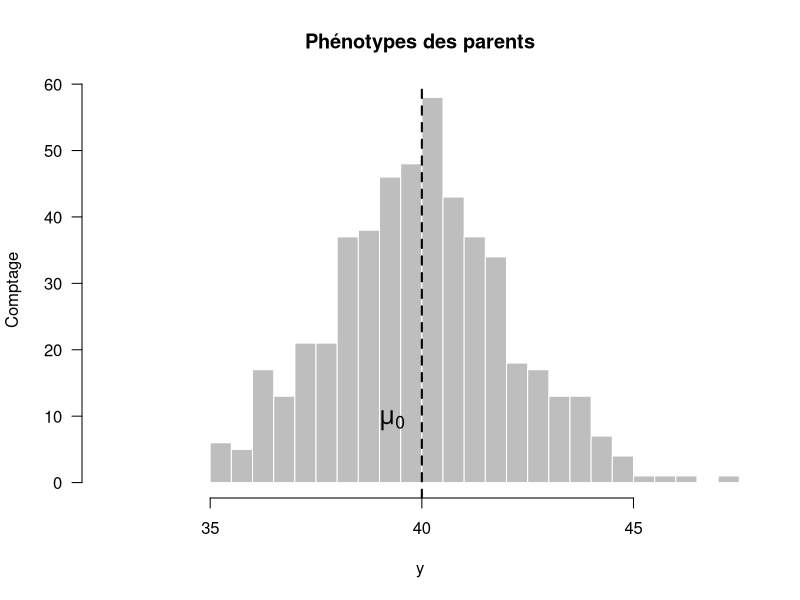
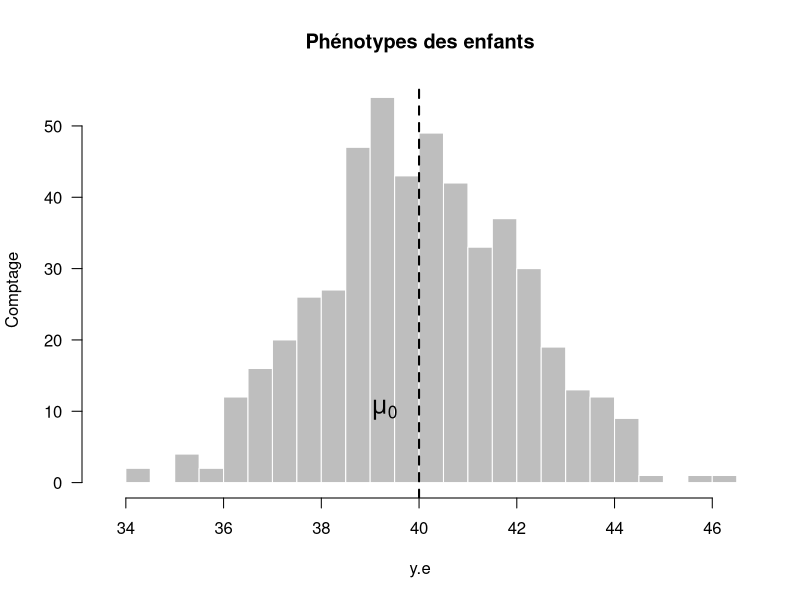
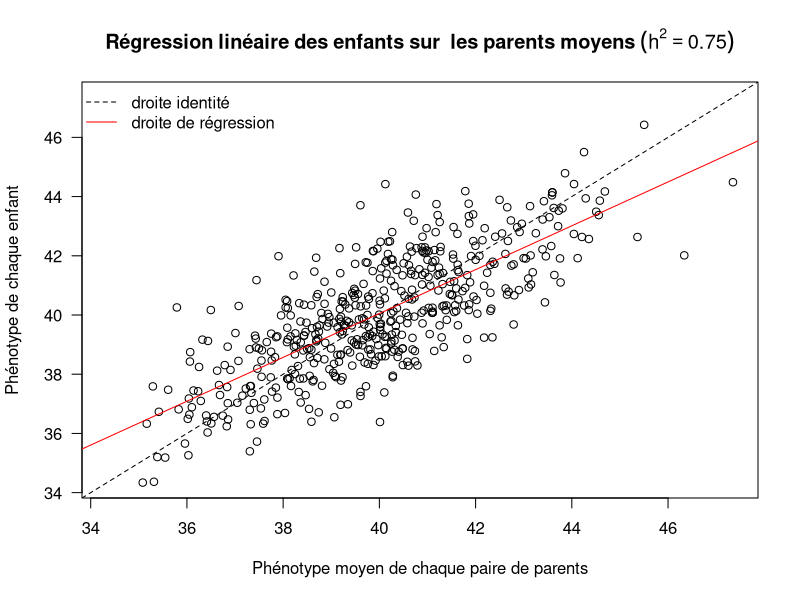
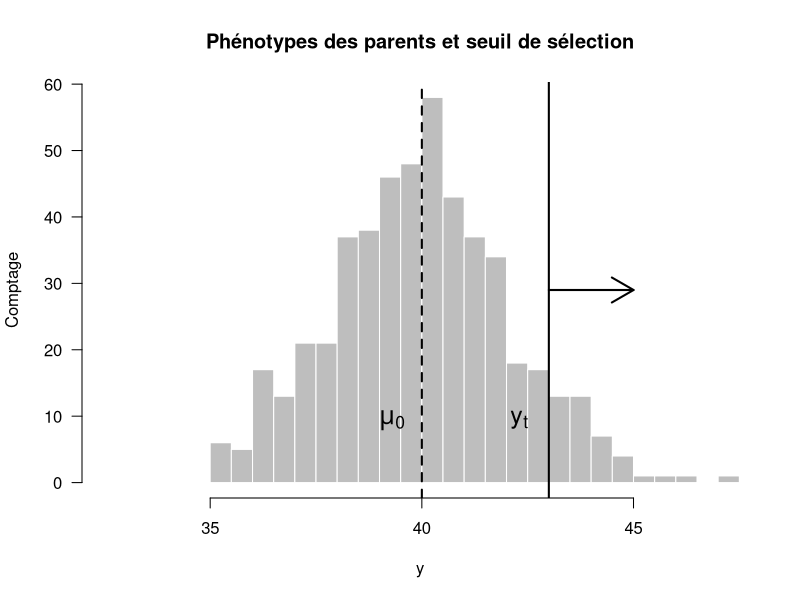
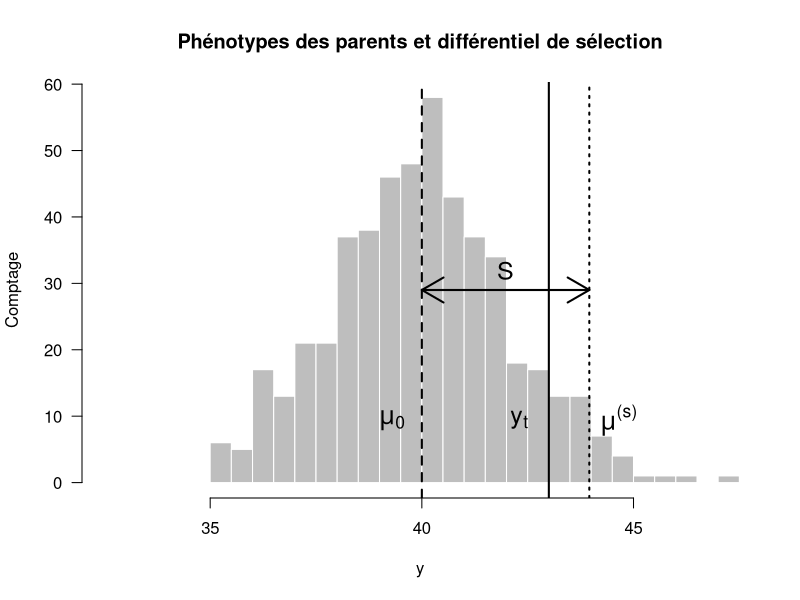
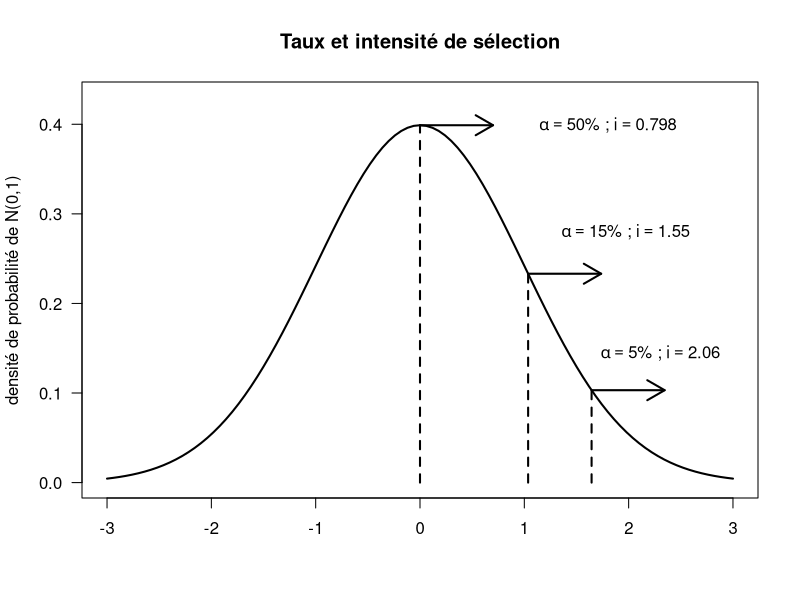
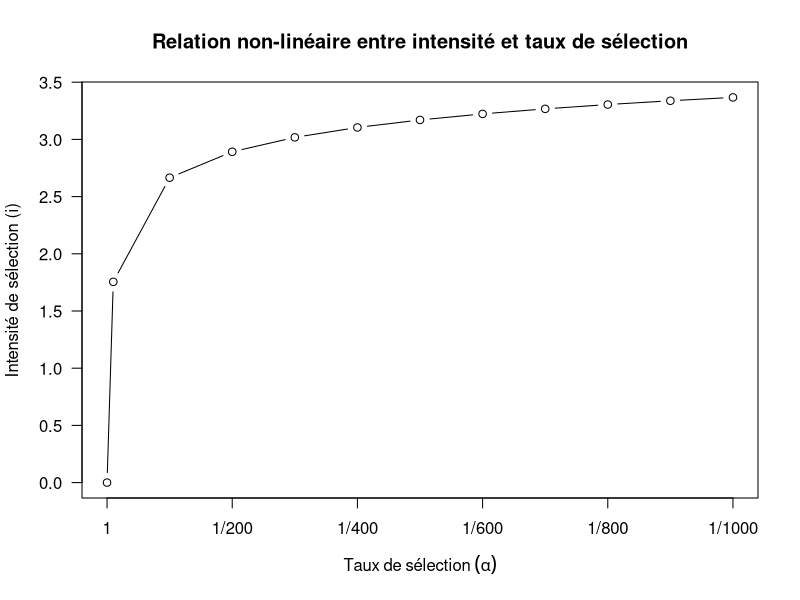
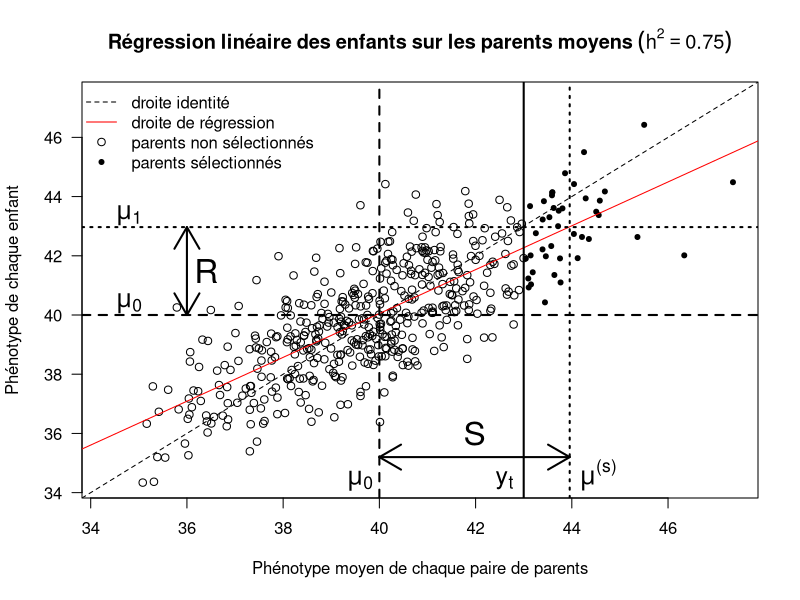

Write the R code that produced these figures, in order.
## ---- chunk 1
##`
## https://github.com/vspinu/polymode/issues/147#issuecomment-399745611
R.v.maj <- as.numeric(R.version$major)
R.v.min.1 <- as.numeric(strsplit(R.version$minor, "\\.")[[1]][1])
if(R.v.maj < 2 || (R.v.maj == 2 && R.v.min.1 < 15))
  stop("requires R >= 2.15", call.=FALSE)

suppressPackageStartupMessages(library(knitr))
opts_chunk$set(echo=TRUE, warning=TRUE, message=TRUE, cache=FALSE, fig.align="center")

options(digits=3)
## ---- chunk 2
suppressPackageStartupMessages(library(MASS))
## ---- chunk 3
set.seed(1859)
I <- 500
J <- 1
N <- I * J
mu.0 <- 40
mean.midparents <- mu.0
mean.offsprings <- mu.0
sigma.a2 <- 3
sigma2 <- 1
var.midparents <- sigma.a2 + sigma2
var.offsprings <- sigma.a2 + sigma2
(h2 <- sigma.a2 / (sigma.a2 + sigma2))
covar.midpar.off <- h2 * var.midparents
Sigma <- matrix(c(var.midparents, covar.midpar.off,
                  covar.midpar.off, var.offsprings),
                nrow=2, ncol=2)
all.y <- mvrnorm(n=N, mu=c(mean.midparents, mean.offsprings),
                 Sigma=Sigma)
y <- all.y[,1]   # mid-parents
y.e <- all.y[,2] # offsprings
## ---- chunk 4
half.y <- max(mean(y) - min(y), max(y) - mean(y))
xlim.y <- c(mean(y) - half.y, mean(y) + half.y)
tmp <- hist(x=y, breaks="FD", xlim=xlim.y,
            col="grey", border="white", las=1,
            main="Phénotypes des parents", ylab="Comptage")
y1 <- quantile(tmp$counts, 0.35)
abline(v=mu.0, lty=2, lwd=2)
text(x=mu.0-0.7, y=y1, labels=expression(mu["0"]), cex=1.5)
half.y.e <- max(mean(y.e) - min(y.e), max(y.e) - mean(y.e))
xlim.y.e <- c(mean(y.e) - half.y.e, mean(y.e) + half.y.e)
tmp <- hist(x=y.e, breaks="FD", xlim=xlim.y.e,
            col="grey", border="white", las=1,
            main="Phénotypes des enfants", ylab="Comptage")
y.e1 <- quantile(tmp$counts, 0.35)
abline(v=mu.0, lty=2, lwd=2)
text(x=mu.0-0.7, y=y.e1, labels=expression(mu["0"]), cex=1.5)
## ---- chunk 5
lang <- "fr"
xylim <- range(c(y, y.e))
plot(x=y, y=y.e, las=1, pch=1,
     xlim=xylim, ylim=xylim,
     xlab=ifelse(lang == "fr",
                 "Phénotype moyen de chaque paire de parents",
                 "Average phenotypes of each parental pair"),
     ylab=ifelse(lang == "fr",
                 "Phénotype de chaque enfant",
                 "Phenotypes of each offspring"))
if(lang == "fr"){
  title(main=bquote(bold(Régression~linéaire~des~enfants~sur~"\n"~les~parents~moyens)~(h^2==.(h2))))
} else
  title(main=bquote(bold(Linear~regression~of~offsprings~on~average~"\n"~parents)~(h^2==.(h2))))
abline(a=0, b=1, lty=2)
abline(lm(y.e ~ y), col="red")
legend("topleft",
       legend=c(ifelse(lang == "fr", "droite identité",
                       "identity line"),
                ifelse(lang == "fr", "droite de régression",
                       "regression line")),
       lty=c(2,1), pch=c(-1,-1), col=c("black","red"), bty="n")
## ---- chunk 6
tmp <- hist(x=y, breaks="FD", xlim=xlim.y,
            col="grey", border="white", las=1,
            main="Phénotypes des parents et seuil de sélection",
            ylab="Comptage")
y2 <- 0.5*max(tmp$counts)
abline(v=mu.0, lty=2, lwd=2)
text(x=mu.0-0.7, y=y1, labels=expression(mu["0"]), cex=1.5)
y.t <- 43
abline(v=y.t, lty=1, lwd=2)
text(x=y.t-0.7, y=y1, labels=expression("y"["t"]), cex=1.5)
arrows(x0=y.t, y0=y2, x1=y.t+2, y1=y2, lwd=2)
## ---- chunk 7
sum(is.sel <- (y >= y.t))
(mu.s <- mean(y[is.sel]))
(S <- mu.s - mu.0)
## ---- chunk 8
tmp <- hist(x=y, breaks="FD", xlim=xlim.y,
            col="grey", border="white", las=1,
            main="Phénotypes des parents et différentiel de sélection",
            ylab="Comptage")
abline(v=mu.0, lty=2, lwd=2)
text(x=mu.0-0.7, y=y1, labels=expression(mu["0"]), cex=1.5)
y.t <- 43
abline(v=y.t, lty=1, lwd=2)
text(x=y.t-0.7, y=y1, labels=expression("y"["t"]), cex=1.5)
abline(v=mu.s, lty=3, lwd=2)
text(x=mu.s+0.7, y=y1, labels=expression(mu^"(s)"), cex=1.5)
arrows(x0=mu.0, y0=y2,
       x1=mu.s, y1=y2, lwd=2, code=3)
text(x=mu.0+(S/2), y=1.1*y2, labels="S", cex=1.5)
## ---- chunk 9
(alpha <- sum(is.sel) / length(y))
## ---- chunk 10
alpha <- c(0.01, 0.05, 0.1, 0.15, 0.2, 0.5) # from 1% to 50%
z <- qnorm(p=alpha, mean=0, sd=1, lower.tail=FALSE)
phi.z <- dnorm(x=z, mean=0, sd=1)
(i <- phi.z / alpha)
## ---- chunk 11
curve(expr=dnorm(x, mean=0, sd=1), from=-3, to=3,
      main="Taux et intensité de sélection",
      xlab="",
      ylab="densité de probabilité de N(0,1)",
      ylim=c(0, 0.43),
      las=1, col="black", lwd=2)
idx <- which(alpha %in% 0.05)
lines(x=c(z[idx], z[idx]), y=c(0,phi.z[idx]), lwd=2, lty=2)
arrows(x0=z[idx], y0=phi.z[idx], x1=z[idx]+0.7, lwd=2, length=0.2)
text(x=z[idx]*1.4, y=phi.z[idx]*1.4,
     labels=bquote(alpha==.(format(100*alpha[idx], digits=2))*"% ;"~i==.(format(i[idx], digits=3))))
idx <- which(alpha %in% 0.15)
lines(x=c(z[idx], z[idx]), y=c(0,phi.z[idx]), lwd=2, lty=2)
arrows(x0=z[idx], y0=phi.z[idx], x1=z[idx]+0.7, lwd=2, length=0.2)
text(x=z[idx]*1.9, y=phi.z[idx]*1.2,
     labels=bquote(alpha==.(format(100*alpha[idx], digits=2))*"% ;"~i==.(format(i[idx], digits=3))))
idx <- which(alpha %in% 0.50)
lines(x=c(z[idx], z[idx]), y=c(0,phi.z[idx]), lwd=2, lty=2)
arrows(x0=z[idx], y0=phi.z[idx], x1=z[idx]+0.7, lwd=2, length=0.2)
text(x=z[idx]+1.8, y=phi.z[idx],
     labels=bquote(alpha==.(format(100*alpha[idx], digits=2))*"% ;"~i==.(format(i[idx], digits=3))))
## ---- chunk 12
alpha2i <- function(alpha){
  return(dnorm(x=qnorm(p=alpha, mean=0, sd=1, lower.tail=FALSE),
               mean=0, sd=1) /
         alpha)
}
values.alpha <- c(1/10, 1 / (100 * seq(1, 10, by=1)))
values.i <- alpha2i(values.alpha)
values.alpha <- c(1, values.alpha)
values.i <- c(0, values.i)
ticks.x <- c(0, 0.10, seq(1, 10, by=1))
plot(x=ticks.x, y=values.i, type="b", las=1,
     xaxt="n",
     xlab=expression(Taux~de~sélection~(alpha)),
     ylab="Intensité de sélection (i)",
     main="Relation non-linéaire entre intensité et taux de sélection")
axis(side=1, at=ticks.x[c(1, seq(4,12,by=2))],
     labels=c("1", "1/200", "1/400", "1/600", "1/800", "1/1000"))
## ---- chunk 13
(mu.1 <- mean(y.e[is.sel]))
(R <- mu.1 - mu.0)
## ---- chunk 14
lang <- "fr"
plot(x=y, y=y.e, las=1, type="n",
     xlim=xylim, ylim=xylim,
     xlab=ifelse(lang == "fr",
                 "Phénotype moyen de chaque paire de parents",
                 "Average phenotypes of each parental pair"),
     ylab=ifelse(lang == "fr",
                 "Phénotype de chaque enfant",
                 "Phenotypes of each offspring"))
if(lang == "fr"){
  title(main=bquote(bold(Régression~linéaire~des~enfants~sur~les~parents~moyens)~(h^2==.(h2))))
} else
  title(main=bquote(bold(Linear~regression~of~offsprings~on~average~parents)~(h^2==.(h2))))
points(x=y[! is.sel], y=y.e[! is.sel], pch=1)
points(x=y[is.sel], y=y.e[is.sel], pch=20)
abline(a=0, b=1, lty=2)
abline(lm(y.e ~ y), col="red")
legend("topleft",
       legend=c(ifelse(lang == "fr", "droite identité",
                       "identity line"),
                ifelse(lang == "fr", "droite de régression",
                       "regression line"),
                ifelse(lang == "fr", "parents non sélectionnés",
                       "unselected parents"),
                ifelse(lang == "fr", "parents sélectionnés",
                       "selected parents")),
       lty=c(2,1,0,0), pch=c(-1,-1,1,20), col=c("black","red","black"),
       bty="n")
abline(v=mu.0, lty=2, lwd=2)
text(x=mu.0-0.4, y=34.4, labels=expression(mu["0"]), cex=1.5)
abline(h=mu.0, lty=2, lwd=2)
text(x=34.8, y=mu.0+0.4, labels=expression(mu["0"]), cex=1.5)
abline(v=y.t, lty=1, lwd=2)
text(x=y.t-0.4, y=34.4, labels=expression("y"["t"]), cex=1.5)
abline(v=mu.s, lty=3, lwd=2)
text(x=mu.s+0.6, y=34.6, labels=expression(mu^"(s)"), cex=1.5)
arrows(x0=mu.0, y0=35.2,
       x1=mu.s, y1=35.2, lwd=2, code=3)
text(x=mu.0+(S/2), y=36, labels="S", cex=2)
abline(h=mu.1, lty=3, lwd=2)
text(x=34.8, y=mu.1+0.4, labels=expression(mu["1"]), cex=1.5)
arrows(x0=36, y0=mu.0,
       x1=36, y1=mu.1, lwd=2, code=3)
text(x=36.4, y=mu.0+(R/2), labels="R", cex=2)
## mtext("T. Flutre (INRA)", side=1, line=3.5, at=47, cex=0.8)
## ---- chunk 15
print(sessionInfo(), locale=FALSE)
